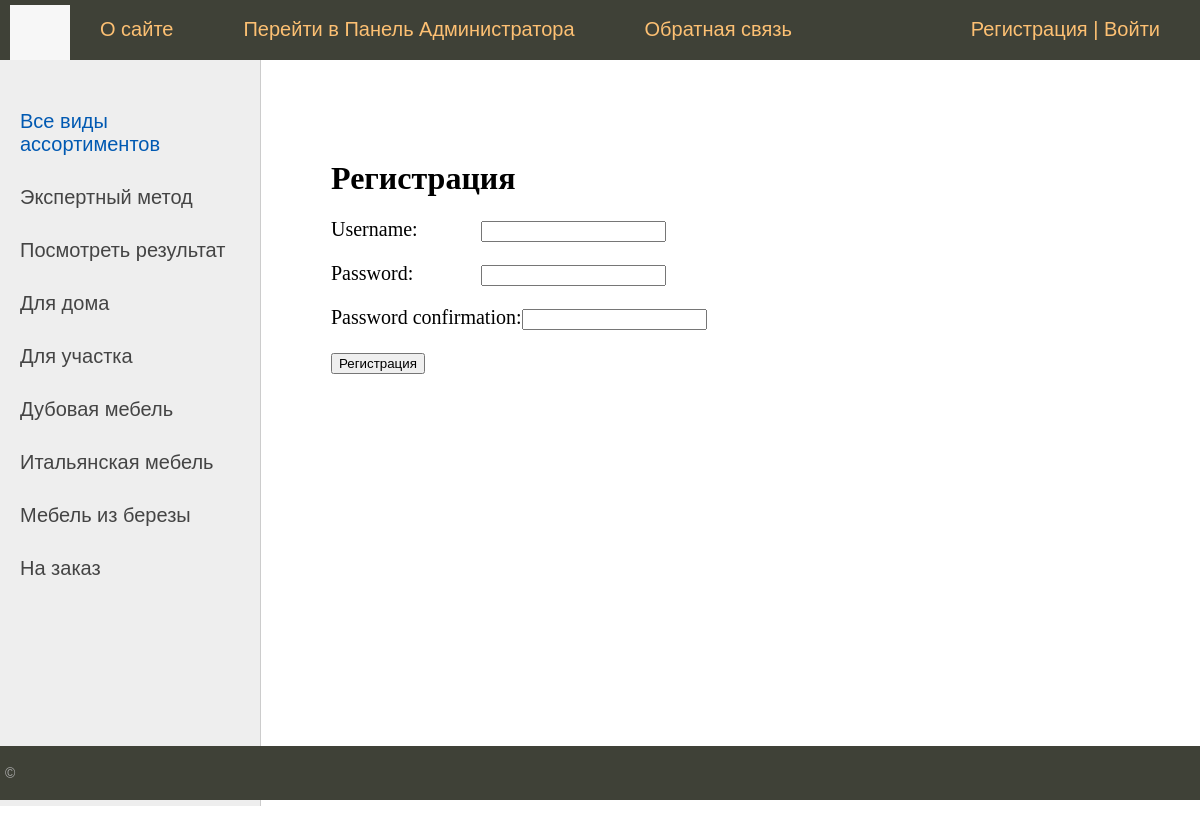
Before: /register/ with the older database file.
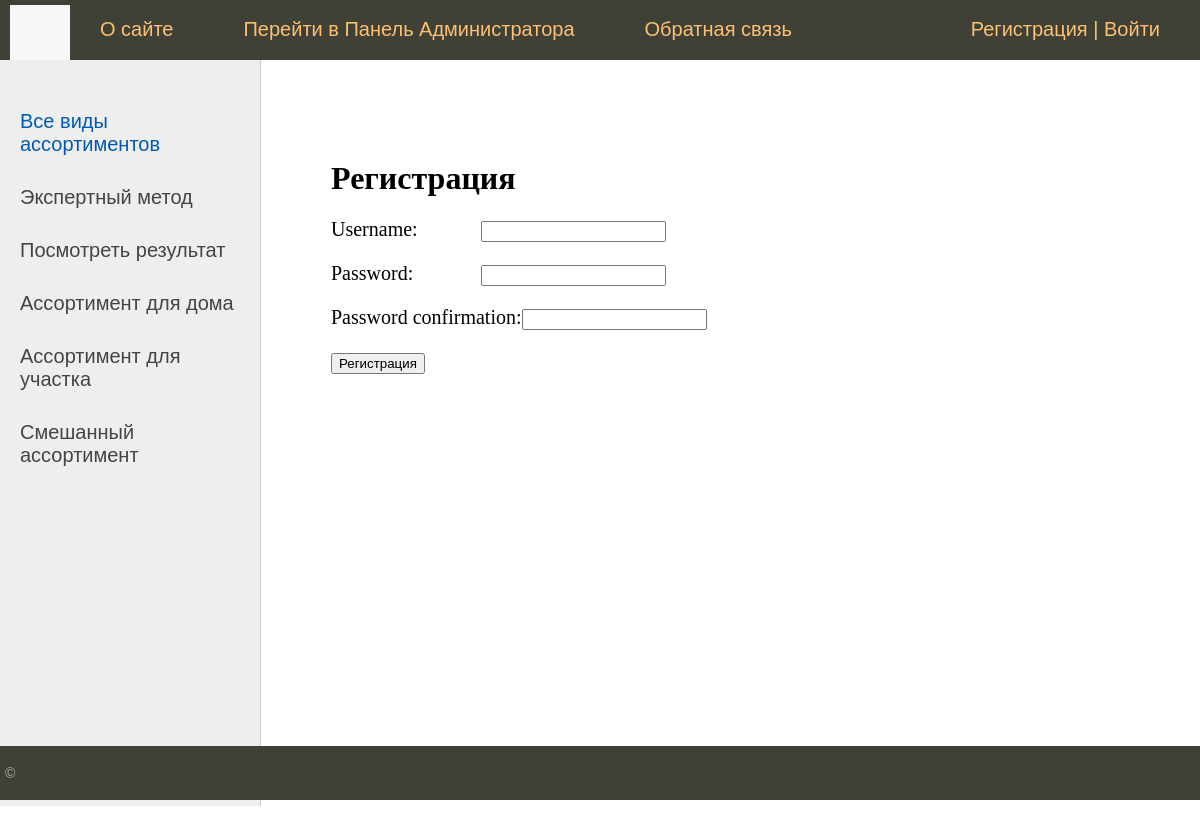
After: the same page with the newer database file.
### furniture/models.py (models this page shows, shortened)
class Category(models.Model):
        name = models.CharField(max_length=100, db_index=True, verbose_name='Ассортимент')
        slug = models.SlugField(max_length=255, unique=True, db_index=True, verbose_name="URL")
        def get_absolute_url(self):
            return reverse('category', kwargs={'cat_slug': self.slug})
        class Meta:
            verbose_name ='Ассортимент'
            verbose_name_plural ='Ассортименты'
            ordering=['id']

### furniture/views.py (the view, shortened to what this page needs)
# urls.py: path('register/', RegisterUser.as_view(), name = 'register'),
class RegisterUser(DataMixin, CreateView):
     form_class = UserCreationForm
     template_name = 'furniture/register.html'
     success_url = reverse_lazy('login')
     def get_context_data(self, *, object_list=None, **kwargs):
         context = super().get_context_data(**kwargs)
         c_def = self.get_user_context(title="Регистрация")
         return dict(list(context.items())+list(c_def.items()))

### furniture/utils.py (called while the page is built)
        def get_user_context(self, **kwargs):
                context = kwargs
                cats = Category.objects.all()
                cats = Category.objects.annotate(Count('furniture'))
                user_menu = menu.copy()
                if not self.request.user.is_authenticated:
                        user_menu.pop(1)
                context['menu'] = menu
                context['cats'] = cats
                if 'cat_selected' not in context:
                        context['cat_selected'] = 0
                return context

### furniture/templates/furniture/register.html (shortened to what this page needs)
{% extends 'furniture/base.html' %}
{% block content %}
<h1>{{title}}</h1>
<form method="post">
    {% for f in form %}
<p><label class="form-label" for="{{ f.id_for_label }}">{{f.label}}: </label>{{ f }}</p>
{% endfor %}
    <button type="submit">Регистрация</button>
</form>
{% endblock %}

### furniture/templates/furniture/base.html (shortened to what this page needs)
{% load static %}
{% load furniture_tags %}
<!DOCTYPE html>
<html>
<head>
	<link type="text/css" href="{% static 'Furniture/css/style.css' %}" rel="stylesheet" />
</head>
<body>
<table class="table-page" border=0 cellpadding="0" cellspacing="0">
<tr><td valign=top>
{% block mainmenu %}
		<div class="header">
			<ul id="mainmenu" class="mainmenu">
			<li class="logo"><a href="{% url 'home' %}"><div class="logo"></div></a></li>
{% for m in menu %}
			<li><a href="{% url m.url_name %}">{{m.title}}</a></li>
{% endfor %}
				{% if request.user.is_authenticated %}
				<li class="last"> {{user.username}} | <a href="{% url 'logout' %}">Выйти</a></li>
				{% else %}
				<li class="last"><a href="{% url 'register' %}">Регистрация</a> | <a href="{% url 'login' %}">Войти</a></li>
				{% endif %}
			</ul>
		</div>
{% endblock mainmenu %}
<table class="table-content" border=0 cellpadding="0" cellspacing="0">
<tr>
	<td valign="top" class="left-chapters">
	<ul id="leftchapters">
{% if cat_selected == 0 %}
		<li class="selected">Все виды ассортиментов</li>
{% else %}
		<li><a href="{% url 'home' %}">Все виды ассортиментов</a></li>
{% endif %}
<li><a href="{% url 'grade' %}">Экспертный метод</a></li> <li><a href="{% url 'mass' %}">Посмотреть результат</a></li>
{% for c in cats %}
{% if c.furniture__count > 0 %}
	{% if c.pk == cat_selected %}
		<li class="selected">{{c.name}}</li>
	{% else %}
		<li><a href="{{ c.get_absolute_url }}">{{c.name}}</a></li>
	{% endif %}
{% endif %}
{% endfor %}
	</ul>
</td>
<td valign="top" class="content">
	<div class="content-text">
{% block content %}
{% endblock %}
	</div>
</td></tr></table>
</td></tr>
<tr><td valign=top>
	<div id="footer">
		<p>&copy</p>
	</div>
</td></tr></table>
</body>
</html>

Changed rows visible on the page:
no longer on this page (row unchanged): Category: name "Дубовая мебель"
no longer on this page (row unchanged): Category: name "Итальянская мебель"
no longer on this page (row unchanged): Category: name "Мебель из березы"
no longer on this page (row unchanged): Category: name "На заказ"
changed Category: name "Для дома" → "Ассортимент для дома"
changed Category: name "Для участка" → "Ассортимент для участка"
added Category: name "Смешанный ассортимент"
